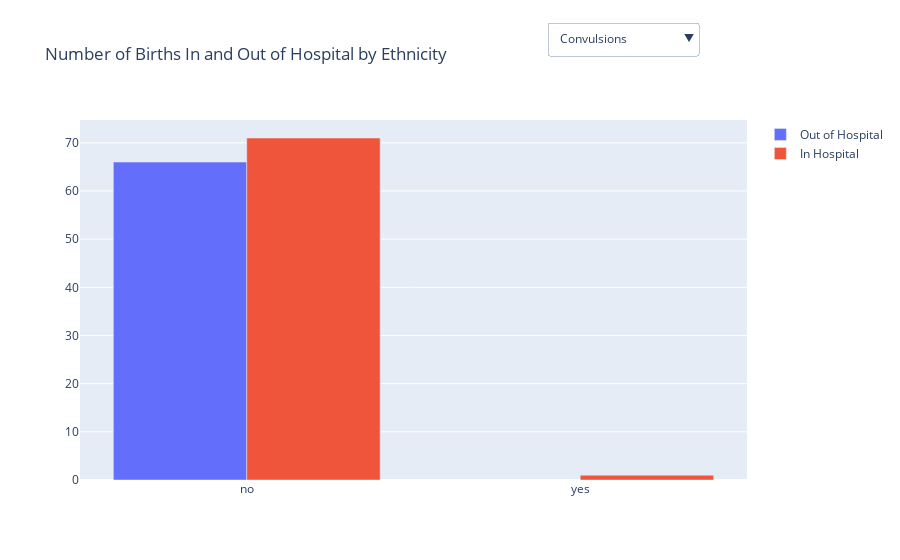

The notebook cell this image was saved under:
### Code cell
import pandas as pd
import plotly.graph_objects as go
import plotly.io as pio

# Assuming your dataframe is named df, and has columns 'OutofHospital', 'Race', 'Age', 'PrimaryLanguage', 'Ethnicity', 'Education', 'Employment', 'PregnancyComplications', 'Parity'

# List of variables to plot
variables = ["Birth weight", "Polycythemia", "Hypoglycemia", "Convulsions", "Hypothermic", "Bradycardia", "Respiratory distress", "PPHN"]

# Function to create bar chart for a specific variable
def create_trace(variable):
    count_data = df.groupby([variable, 'OutofHospital']).size().reset_index(name='count')
    return {
        'x': count_data[count_data['OutofHospital'] == "yes"][variable],
        'y': count_data[count_data['OutofHospital'] == "yes"]['count'],
        'name': 'Out of Hospital',
        'type': 'bar'
    }, {
        'x': count_data[count_data['OutofHospital'] == "no"][variable],
        'y': count_data[count_data['OutofHospital'] == "no"]['count'],
        'name': 'In Hospital',
        'type': 'bar'
    }

# Create figure
fig = go.Figure()

# Add traces for each variable
for var in variables:
    trace1, trace2 = create_trace(var)
    fig.add_trace(trace1)
    fig.add_trace(trace2)

# Create a dropdown menu
buttons = []
for i, var in enumerate(variables):
    visibility = [False] * len(variables) * 2
    visibility[i*2] = True
    visibility[i*2 + 1] = True
    buttons.append(dict(label=var,
                        method="update",
                        args=[{"visible": visibility},
                              {"title": f"Number of Births In and Out of Hospital by {var}",
                               "xaxis": {"title": var},
                               "yaxis": {"title": "Number of Births"}}]))

# Update layout with dropdown
fig.update_layout(
    updatemenus=[
        go.layout.Updatemenu(
            active=3,  # Set default view to 'Ethnicity'
            buttons=buttons,
            direction="down",
            pad={"r": 10, "t": 10},
            showactive=True,
            x=0.7,
            xanchor="left",
            y=1.3,
            yanchor="top"
        ),
    ],
    barmode="group"
)

# Set initial title
fig.update_layout(title=f"Number of Births In and Out of Hospital by Ethnicity")

# Set initial visibility
visibility = [False] * len(variables) * 2
visibility[3*2] = True
visibility[3*2 + 1] = True
fig.update_traces(visible=False)
fig.data[3*2].visible = True
fig.data[3*2 + 1].visible = True

# Show figure
fig.show()

# Write to HTML
pio.write_html(fig, file='fig/baby/bigfig.html', auto_open=False)

### Figure 1 — Plotly figure (JSON) as saved in the notebook; plotly's stock layout.template omitted (floating-point values rounded to 4 significant figures)
{"data": [{"name": "Out of Hospital", "type": "bar", "visible": false, "x": [1320, 1355, 1440, 1500, 1565, 1640, 1740, 1900, 2215, 2245, 2260, 2280, 2290, 2345, 2365, 2400, 2430, 2560, 2610, 2630, 2660, 2665, 2685, 2693, 2700, 2740, 2800, 2815, 2850, 2855, 2860, 2890, 2900, 2930, 3030, 3055, 3060, 3095, 3100, 3103, 3155, 3165, 3190, 3235, 3265, 3270, 3275, 3290, 3380, 3385, 3405, 3470, 3475, 3485, 3500, 3545, 3575, 3674, 3708, 3780, 3990, 4230, 4500], "y": [1, 1, 1, 1, 1, 1, 1, 1, 1, 1, 1, 1, 1, 1, 1, 1, 1, 2, 2, 1, 1, 1, 1, 1, 1, 1, 1, 1, 1, 1, 1, 1, 1, 1, 1, 1, 1, 1, 1, 1, 1, 1, 1, 1, 1, 1, 1, 1, 1, 1, 2, 1, 1, 1, 1, 1, 1, 1, 1, 1, 1, 1, 1]}, {"name": "In Hospital", "type": "bar", "visible": false, "x": [1960, 2285, 2550, 2600, 2605, 2640, 2665, 2675, 2705, 2722, 2730, 2800, 2840, 2845, 2865, 2910, 2935, 2980, 2985, 3020, 3033, 3050, 3105, 3170, 3180, 3200, 3210, 3230, 3250, 3260, 3265, 3285, 3290, 3315, 3345, 3365, 3375, 3420, 3450, 3460, 3480, 3485, 3525, 3540, 3545, 3550, 3565, 3570, 3580, 3630, 3660, 3670, 3675, 3725, 3735, 3760, 3765, 3795, 3875, 3880, 3910, 3930, 3941, 4120, 4160, 4280, 4595], "y": [1, 3, 1, 1, 1, 1, 1, 1, 1, 1, 1, 1, 1, 1, 1, 1, 1, 2, 1, 1, 1, 1, 2, 1, 1, 1, 2, 1, 1, 1, 1, 1, 1, 1, 1, 1, 1, 1, 1, 1, 1, 1, 1, 1, 1, 1, 1, 1, 1, 1, 1, 1, 1, 1, 1, 1, 1, 1, 1, 1, 1, 1, 1, 1, 1, 1, 1]}, {"name": "Out of Hospital", "type": "bar", "visible": false, "x": ["no", "yes"], "y": [61, 5]}, {"name": "In Hospital", "type": "bar", "visible": false, "x": ["no"], "y": [72]}, {"name": "Out of Hospital", "type": "bar", "visible": false, "x": ["no", "yes"], "y": [43, 23]}, {"name": "In Hospital", "type": "bar", "visible": false, "x": ["no", "yes"], "y": [71, 1]}, {"name": "Out of Hospital", "type": "bar", "visible": true, "x": ["no"], "y": [66]}, {"name": "In Hospital", "type": "bar", "visible": true, "x": ["no", "yes"], "y": [71, 1]}, {"name": "Out of Hospital", "type": "bar", "visible": false, "x": ["no", "yes"], "y": [44, 22]}, {"name": "In Hospital", "type": "bar", "visible": false, "x": ["no", "yes"], "y": [71, 1]}, {"name": "Out of Hospital", "type": "bar", "visible": false, "x": ["no", "yes"], "y": [60, 6]}, {"name": "In Hospital", "type": "bar", "visible": false, "x": ["no"], "y": [72]}, {"name": "Out of Hospital", "type": "bar", "visible": false, "x": ["no", "yes"], "y": [52, 14]}, {"name": "In Hospital", "type": "bar", "visible": false, "x": ["no", "yes"], "y": [62, 10]}, {"name": "Out of Hospital", "type": "bar", "visible": false, "x": ["no", "yes"], "y": [61, 5]}, {"name": "In Hospital", "type": "bar", "visible": false, "x": ["no", "yes"], "y": [71, 1]}], "layout": {"barmode": "group", "title": {"text": "Number of Births In and Out of Hospital by Ethnicity"}, "updatemenus": [{"active": 3, "buttons": [{"args": [{"visible": [true, true, false, false, false, false, false, false, false, false, false, false, false, false, false, false]}, {"title": "Number of Births In and Out of Hospital by Birth weight", "xaxis": {"title": "Birth weight"}, "yaxis": {"title": "Number of Births"}}], "label": "Birth weight", "method": "update"}, {"args": [{"visible": [false, false, true, true, false, false, false, false, false, false, false, false, false, false, false, false]}, {"title": "Number of Births In and Out of Hospital by Polycythemia", "xaxis": {"title": "Polycythemia"}, "yaxis": {"title": "Number of Births"}}], "label": "Polycythemia", "method": "update"}, {"args": [{"visible": [false, false, false, false, true, true, false, false, false, false, false, false, false, false, false, false]}, {"title": "Number of Births In and Out of Hospital by Hypoglycemia", "xaxis": {"title": "Hypoglycemia"}, "yaxis": {"title": "Number of Births"}}], "label": "Hypoglycemia", "method": "update"}, {"args": [{"visible": [false, false, false, false, false, false, true, true, false, false, false, false, false, false, false, false]}, {"title": "Number of Births In and Out of Hospital by Convulsions", "xaxis": {"title": "Convulsions"}, "yaxis": {"title": "Number of Births"}}], "label": "Convulsions", "method": "update"}, {"args": [{"visible": [false, false, false, false, false, false, false, false, true, true, false, false, false, false, false, false]}, {"title": "Number of Births In and Out of Hospital by Hypothermic", "xaxis": {"title": "Hypothermic"}, "yaxis": {"title": "Number of Births"}}], "label": "Hypothermic", "method": "update"}, {"args": [{"visible": [false, false, false, false, false, false, false, false, false, false, true, true, false, false, false, false]}, {"title": "Number of Births In and Out of Hospital by Bradycardia", "xaxis": {"title": "Bradycardia"}, "yaxis": {"title": "Number of Births"}}], "label": "Bradycardia", "method": "update"}, {"args": [{"visible": [false, false, false, false, false, false, false, false, false, false, false, false, true, true, false, false]}, {"title": "Number of Births In and Out of Hospital by Respiratory distress", "xaxis": {"title": "Respiratory distress"}, "yaxis": {"title": "Number of Births"}}], "label": "Respiratory distress", "method": "update"}, {"args": [{"visible": [false, false, false, false, false, false, false, false, false, false, false, false, false, false, true, true]}, {"title": "Number of Births In and Out of Hospital by PPHN", "xaxis": {"title": "PPHN"}, "yaxis": {"title": "Number of Births"}}], "label": "PPHN", "method": "update"}], "direction": "down", "pad": {"r": 10, "t": 10}, "showactive": true, "x": 0.7, "xanchor": "left", "y": 1.3, "yanchor": "top"}]}}
